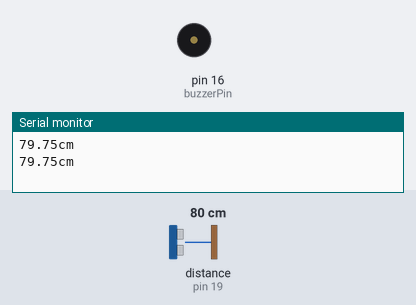
This sketch was run on a simulated Arduino Uno, built with avr-gcc and run on an emulated ATmega328P. Parts: buzzer (waves = sounding, pin HIGH), the last lines printed to the serial monitor. Wiring (inferred from the names in the program): ultrasonic range finder: trigger pin 4; echo pin 19. Inputs (shaded band) come from the test bench; at power-on: distance to the obstacle (sensor on pin 19) 80 cm. The echo pulse lasts 58.3 µs per cm; pins used as bus, display or sensor lines are not drawn.

Above: at 1.8 s.
1.9 s: distance to the obstacle (sensor on pin 19) set to 23 cm
3.4 s: distance to the obstacle (sensor on pin 19) set to 18 cm
At 4.7 s:
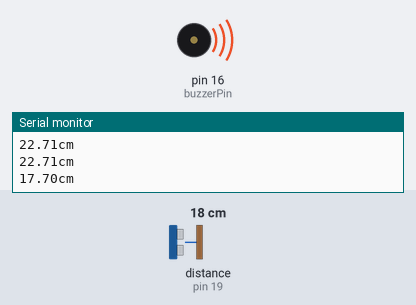
5.5 s: distance to the obstacle (sensor on pin 19) set to 35 cm
At 6.4 s:
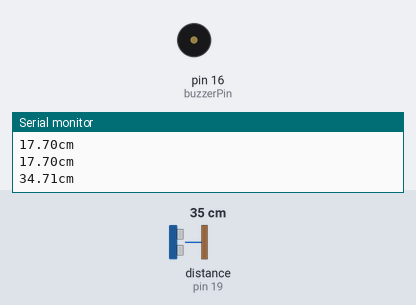
7.5 s: distance to the obstacle (sensor on pin 19) set to 2 cm
At 9.2 s:
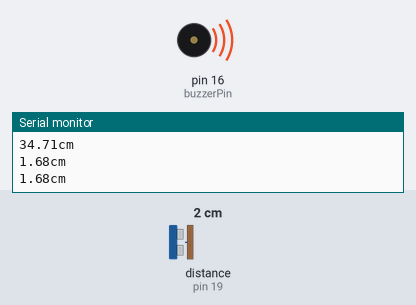
Timing chart, 0 to 10.5 s (numbered marks = the images above; inputs shaded):
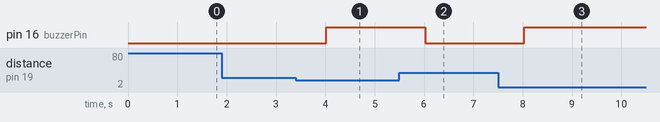

Measured:
- the behaviour switches between 21 and 20 cm on distance to the obstacle (sensor on pin 19) (found by bisection; images 0 and 1)
- after the input at 3.4 s, pin 16 (buzzerPin): LOW → HIGH after 0.62 s
- after the input at 5.5 s, pin 16 (buzzerPin): HIGH → LOW after 0.52 s
- after the input at 7.5 s, pin 16 (buzzerPin): LOW → HIGH after 0.53 s

The sketch:

ultrasonic_buzzer.ino
```cpp
const int trigPin = 4;
const int echoPin = 19;

const int buzzerPin = 16;

float echoTime;
float totalDistance;

float distance;

float getDistance() {
  digitalWrite(trigPin, HIGH);
  delayMicroseconds(10);
  digitalWrite(trigPin, LOW);

  echoTime = pulseIn(echoPin, HIGH);
  totalDistance = echoTime / 58.26;

  return totalDistance;
}

void setup() {
  Serial.begin(115200);
  pinMode(trigPin, OUTPUT);
  pinMode(echoPin, INPUT);
  pinMode(buzzerPin, OUTPUT);

  digitalWrite(buzzerPin, LOW);
}

void loop() {
  distance = getDistance();

  Serial.print(distance, 2);
  Serial.println("cm");

  if (distance < 20) {
    digitalWrite(buzzerPin, HIGH);
  } else {
    digitalWrite(buzzerPin, LOW);
  }

  delay(1000);
}
```
